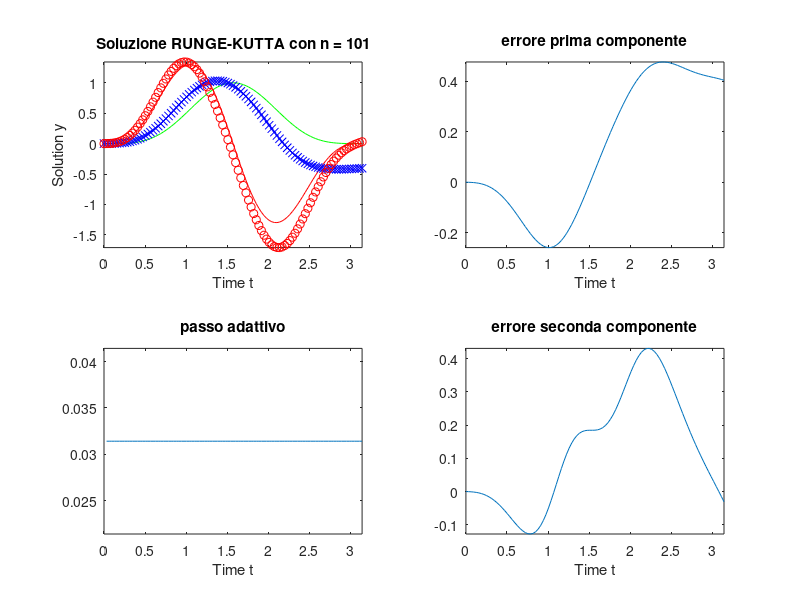

MATLAB code to generate this figure:
clc;                                               % Clears the screen
clear all;
close all;

tspan = [0,pi];
h=0.01*tspan(2);        % frazione decimale di pi-->100 passi 
t = tspan(1):h:tspan(2);                                        
i = zeros(1,length(t)); 
y1(1) = 0;     
y2(1) = 0;% initial condition
mu = 1;
% Termini forzanti già presenti nel file del De Falco
x   = @(t) sin (t) .^ 4;
xp  = @(t) 4 * sin (t) .^ 3 .* cos (t);
xpp = @(t) 4 * (3 * sin (t) .^ 2 .* cos (t) .^2 - sin (t) .^ 4);
mu  = 1;
f   = @(t) xpp(t) - mu * (1 - x(t).^2) .* xp(t) + x(t);
% Sistema differenziale
y1_dot = @(t, y2) y2;
y2_dot = @(t, y1, y2) mu*(1-y1^2)*y2-y1+f(t);  

for i=1:(length(t)-1)                              % calculation loop
    k1_1 = y1_dot(t(i), y2(i));
    k1_2 = y2_dot(t(i), y1(i), y2(i));
    k2_1 = y1_dot(t(i)+.5*h, y2(i)+.5*k1_2*h);
    k2_2 = y2_dot(t(i)+.5*h, y1(i)+.5*k1_1*h, y2(i)+.5*k1_2*h);
    k3_1 = y1_dot(t(i)+.5*h, y2(i)+.5*k2_2+h);
    k3_2 = y2_dot(t(i)+.5*h, y1(i)+.5*k2_1*h, y2(i)+.5*k2_2+h);
    k4_1 = y1_dot(t(i)+h, y2(i)+k3_2*h);
    k4_2 = y2_dot(t(i)+h, y1(i)+k3_1*h, y2(i)+k3_2*h);

    y1(i+1) = y1(i) + (1/6)*(k1_1+2*k2_1+2*k3_1+k4_1)*h;
    y2(i+1) = y2(i) + (1/6)*(k1_2+2*k2_2+2*k3_2+k4_2)*h;
    
end


% Linea continua soluzione esatta, x e o soluzione numerica

subplot(2,2,1)
plot (t, x(t),'g', t, xp(t),'r', t, y1, 'xb', t, y2, 'or')
title (['Soluzione RUNGE-KUTTA con n = ',int2str(length(t))])
xlabel('Time t');
ylabel('Solution y');
% legend('x(t)','dx(t)/dt')
axis([tspan(1) tspan(2) -inf inf])

subplot(2,2,2)
plot (t, x(t) - y1)
title ('errore prima componente')
xlabel('Time t');
axis([tspan(1) tspan(2) -inf inf])

subplot(2,2,4)
plot (t, xp(t) - y2)
title ('errore seconda componente')
xlabel('Time t');
axis([tspan(1) tspan(2) -inf inf])

subplot(2,2,3)
plot (t(2:end), diff (t))
title ('passo adattivo')
xlabel('Time t');
axis([tspan(1) tspan(2) h-0.01 h+0.01])